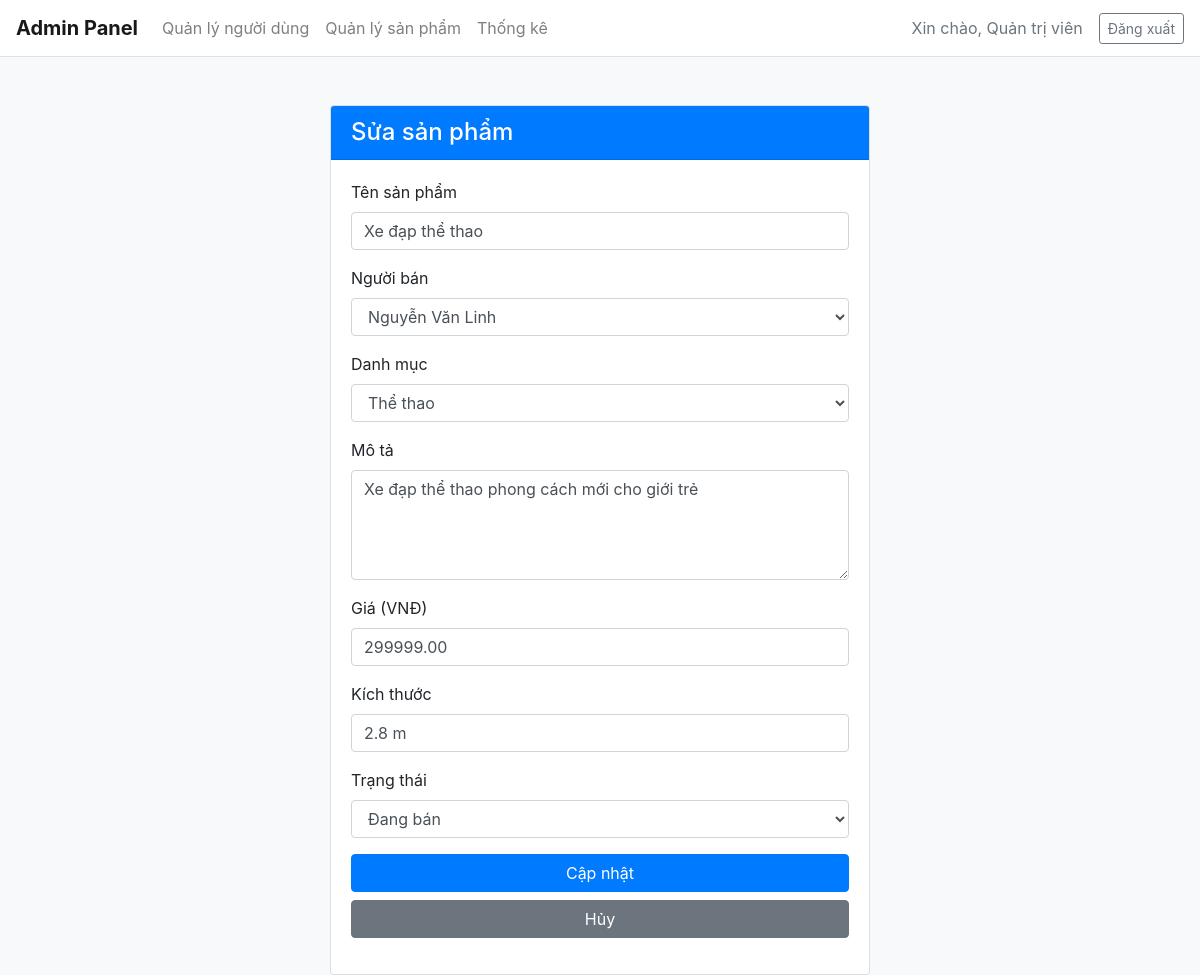
The app's page /admin/edit_product.php?id=9 with its own data.
### tables this page shows
CREATE TABLE IF NOT EXISTS `sanpham` (
  `ID_SanPham` int NOT NULL AUTO_INCREMENT,
  `ID_NguoiBan` int NOT NULL,
  `TenSanPham` varchar(255) NOT NULL,
  `MoTa` text,
  `Gia` decimal(10,2) NOT NULL,
  `TinhTrang` enum('Moi','NhuMoi','Tot','TrungBinh','Kem') NOT NULL,
  `SoLuong` int DEFAULT '1',
  `DiaChiLayHang` text,
  `KichThuoc` varchar(50) DEFAULT NULL,
  `ID_DanhMuc` int DEFAULT NULL,
  `TrangThaiDangBan` enum('ChoDuyet','DangBan','DaBan','BiGoBo') DEFAULT 'ChoDuyet',
  `NgayTao` datetime DEFAULT CURRENT_TIMESTAMP,
  `MauSac` text NOT NULL,
  `ThuongHieu` text NOT NULL,
  PRIMARY KEY (`ID_SanPham`),
  KEY `ID_NguoiBan` (`ID_NguoiBan`),
  KEY `ID_DanhMuc` (`ID_DanhMuc`)
);

CREATE TABLE IF NOT EXISTS `nguoidung` (
  `ID_NguoiDung` int NOT NULL AUTO_INCREMENT,
  `HoTen` varchar(100) NOT NULL,
  `Email` varchar(100) NOT NULL,
  `SoDienThoai` varchar(15) NOT NULL,
  `MatKhau_Hash` varchar(255) NOT NULL,
  `VaiTro` enum('NguoiMua','NguoiBan','NguoiGiaoHang','QuanTriVien') NOT NULL,
  `TrangThaiHoatDong` tinyint(1) DEFAULT '1',
  `DiaChiGiaoHangMacDinh` text,
  `NgayTao` datetime DEFAULT CURRENT_TIMESTAMP,
  `TenDangNhap` varchar(50) DEFAULT NULL,
  `AnhDaiDien` text NOT NULL,
  PRIMARY KEY (`ID_NguoiDung`),
  UNIQUE KEY `Email` (`Email`),
  UNIQUE KEY `SoDienThoai` (`SoDienThoai`),
  UNIQUE KEY `TenDangNhap` (`TenDangNhap`)
);

CREATE TABLE IF NOT EXISTS `danhmuc` (
  `ID_DanhMuc` int NOT NULL AUTO_INCREMENT,
  `TenDanhMuc` varchar(100) NOT NULL,
  PRIMARY KEY (`ID_DanhMuc`),
  UNIQUE KEY `TenDanhMuc` (`TenDanhMuc`)
);

### src/admin/edit_product.php (the view, shortened to what this page needs)
<?php
include 'C:\wamp64\www\SM\src\admin\header.php';
$cats = $conn->query("SELECT ID_DanhMuc, TenDanhMuc FROM danhmuc ORDER BY TenDanhMuc");
$sellers = $conn->query("SELECT ID_NguoiDung, HoTen FROM nguoidung WHERE VaiTro = 'NguoiBan' ORDER BY HoTen");
$form = [
    'id' => 0,
    'TenSanPham' => '',
    'ID_NguoiBan' => '',
    'MoTa' => '',
    'Gia' => '',
    'KichThuoc' => '',
    'ID_DanhMuc' => '',
    'TrangThaiDangBan' => 'DangBan'
];
if (isset($_GET['id']) && is_numeric($_GET['id'])) {
    $qid = (int)$_GET['id'];
    $stmt = $conn->prepare("SELECT * FROM sanpham WHERE ID_SanPham = ?");
    $stmt->bind_param('i', $qid);
    $stmt->execute();
    $res = $stmt->get_result();
    if ($r = $res->fetch_assoc()) {
        $form = array_merge($form, $r);
        $form['id'] = $qid;
    } else {
        $_SESSION['flash'] = ['type' => 'danger', 'msg' => 'Không tìm thấy sản phẩm.'];
        header('Location: product.php');
        exit();
    }
} else {
    $_SESSION['flash'] = ['type' => 'danger', 'msg' => 'ID sản phẩm không hợp lệ.'];
    header('Location: product.php');
    exit();
}
?>
<!DOCTYPE html>
<html lang="vi">
<head>
    <link rel="stylesheet" href="https://maxcdn.bootstrapcdn.com/bootstrap/4.0.0/css/bootstrap.min.css">
</head>
<body class="bg-light">
<div class="container mt-5">
    <div class="row justify-content-center">
        <div class="col-md-6">
            <div class="card shadow">
                <div class="card-header bg-primary text-white">
                    <h4 class="mb-0">Sửa sản phẩm</h4>
                </div>
                <div class="card-body">
                    <form method="post">
                        <div class="form-group">
                            <label>Tên sản phẩm</label>
                            <input name="TenSanPham" class="form-control" value="<?= htmlspecialchars($form['TenSanPham']) ?>" required>
                        </div>
                        <div class="form-group">
                            <label>Người bán</label>
                            <select name="ID_NguoiBan" class="form-control" required>
                                <?php while ($s = $sellers->fetch_assoc()): ?>
                                    <option value="<?= $s['ID_NguoiDung'] ?>" <?= $form['ID_NguoiBan']==$s['ID_NguoiDung'] ? 'selected' : '' ?>>
                                        <?= htmlspecialchars($s['HoTen']) ?>
                                    </option>
                                <?php endwhile; $sellers->data_seek(0); ?>
                            </select>
                        </div>
                        <div class="form-group">
                            <label>Danh mục</label>
                            <select name="ID_DanhMuc" class="form-control">
                                <?php while ($c = $cats->fetch_assoc()): ?>
                                    <option value="<?= $c['ID_DanhMuc'] ?>" <?= $form['ID_DanhMuc']==$c['ID_DanhMuc'] ? 'selected' : '' ?>>
                                        <?= htmlspecialchars($c['TenDanhMuc']) ?>
                                    </option>
                                <?php endwhile; $cats->data_seek(0); ?>
                            </select>
                        </div>
                        <div class="form-group">
                            <label>Mô tả</label>
                            <textarea name="MoTa" class="form-control" rows="4"><?= htmlspecialchars($form['MoTa']) ?></textarea>
                        </div>
                        <div class="form-group">
                            <label>Giá (VNĐ)</label>
                            <input name="Gia" class="form-control" value="<?= htmlspecialchars($form['Gia']) ?>" required>
                        </div>
                        <div class="form-group">
                            <label>Kích thước</label>
                            <input name="KichThuoc" class="form-control" value="<?= htmlspecialchars($form['KichThuoc']) ?>">
                        </div>
                        <div class="form-group">
                            <label>Trạng thái</label>
                            <select name="TrangThaiDangBan" class="form-control">
                                <option value="DangBan" <?= $form['TrangThaiDangBan']=='DangBan'?'selected':'' ?>>Đang bán</option>
                            </select>
                        </div>
                        <button class="btn btn-primary btn-block">Cập nhật</button>
                        <a href="product.php" class="btn btn-secondary btn-block mt-2">Hủy</a>
                    </form>
                </div>
            </div>
        </div>
    </div>
</div>
</body>
</html>

### records on screen
sanpham: TenSanPham "Xe đạp thể thao", ID_NguoiBan "Nguyễn Văn Linh", ID_DanhMuc "Thể thao", MoTa "Xe đạp thể thao phong cách mới cho giới trẻ", Gia "299999.00", KichThuoc "2.8 m", TrangThaiDangBan "Đang bán"

### other values on screen
$displayName "Quản trị viên"
